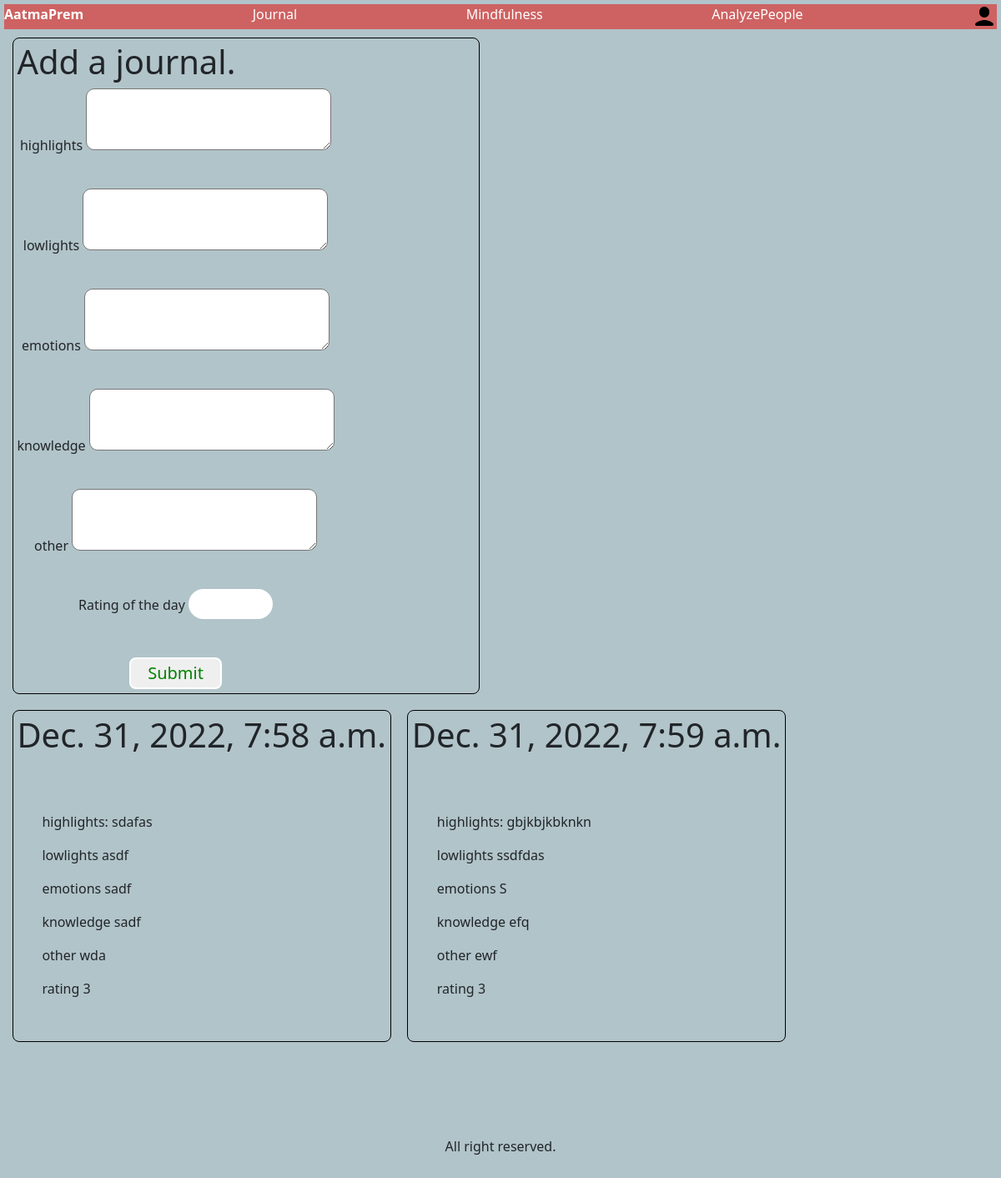
The page /journal (signed in) on the database its author committed.
### deepdive/models.py (models this page shows, shortened)
class Journal(models.Model):
    user = models.ForeignKey(User,on_delete=models.CASCADE)
    date = models.DateTimeField(auto_now_add=True)
    highlights = models.CharField(max_length=1024)
    lowlights = models.CharField(max_length=1024)
    emotions = models.CharField(max_length=1024)
    knowledge = models.CharField(max_length=1024)
    other = models.CharField(max_length=1024)
    rating = models.IntegerField()

### deepdive/views.py (the view)
# urls.py: path('journal',views.journal,name='journal'),
@login_required
def journal(request):
    journals = Journal.objects.filter(user=request.user).all()
    return render(request,'deepdive/journal.html',{
        'journals':journals
    })

### deepdive/templates/deepdive/journal.html (shortened to what this page needs)
{% extends 'deepdive/layout.html' %}
{% load static %}
{% block body %}
<div class="box">
    <div class="postForm journal">
        <h1>Add a journal.</h1>
        <form action="{% url 'add_journal' %}" method="post">
            <p>highlights <textarea name="highlights" cols="30" rows="3" required maxlength="1024"></textarea></p><br>
            <p>lowlights <textarea name="lowlights" cols="30" rows="3" required maxlength="1024"></textarea></p><br>
            <p>emotions <textarea name="emotions" cols="30" rows="3" required maxlength="1024"></textarea></p><br>
            <p>knowledge <textarea name="knowledge" cols="30" rows="3" required maxlength="1024"></textarea></p><br>
            <p>other <textarea name="other" cols="30" rows="3" required maxlength="1024"></textarea></p><br>
            <p>Rating of the day <input type="number" max="10" min="0" name="rating" required></p>
            <input type="submit" class="button">
        </form>
    </div>
    <div class="posts">
        {% for journal in journals %}
        <div class="journal">
            <h1>{{journal.date}}</h1>
            <div class="box2">
                <p>highlights: {{journal.highlights}}</p>
                <p>lowlights {{journal.lowlights}}</p>
                <p>emotions {{journal.emotions}}</p>
                <p>knowledge {{journal.knowledge}}</p>
                <p>other {{journal.other}}</p>
                <p>rating {{journal.rating}}</p>
            </div>
        </div>
        {% endfor %}
    </div>
</div>
{% endblock %}

### deepdive/static/deepdive/style.css (style rules this page uses)
* { padding: 0px; margin: 0px; }
body { background-color:#b1c4c9; padding: 5px; width: 100%; }
.box { display: flex; width: fit-content; justify-content: flex-start; overflow: hidden; flex-wrap: wrap; width: 100%; }
.journal { margin: .6rem; padding: .3rem; border-radius: .5rem; display: flex; flex-wrap: wrap; flex-direction: column; align-items: flex-start; border: solid black 1px; }
.box2 { margin-top: 30px; padding: 30px; }
form { text-align: center; align-items: center; }
form input { font-size: 20px; border-radius: 20px; border: solid 3px white; }
.button { color: green; border: solid 2px white; font-size: 20px; border-radius: 8px; margin-top: 30px; padding: 2px 20px; }
textarea { border-radius: 10px; }
.postForm { width: 100%; max-width: 35rem; justify-self: center; }
.posts { display: flex;flex-wrap: wrap; }

### rows shown on the page
Journal: date "Dec. 31, 2022, 7:58 a.m.", highlights "sdafas", lowlights "asdf", emotions "sadf", knowledge "sadf", other "wda", rating "3"
Journal: date "Dec. 31, 2022, 7:59 a.m.", highlights "gbjkbjkbknkn", lowlights "ssdfdas", emotions "S", knowledge "efq", other "ewf", rating "3"
